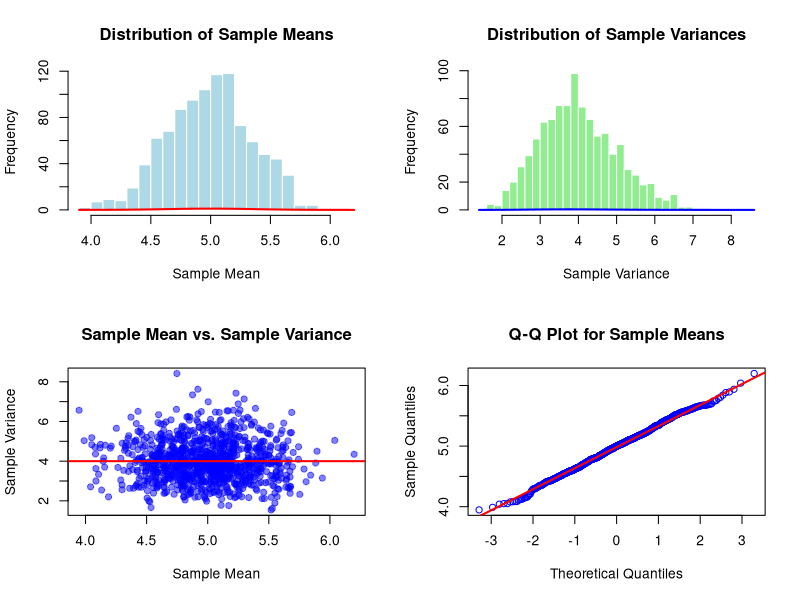

Reproduce this figure in R.
# Parameters
mu <- 5
sigma <- 2
n <- 30
N_sim <- 1000

# Initialize vectors
sample_means <- numeric(N_sim)
sample_vars <- numeric(N_sim)

# Simulation
set.seed(123)
for (i in 1:N_sim) {
    data <- rnorm(n, mean = mu, sd = sigma)
    # print(data)
    sample_means[i] <- mean(data)
    sample_vars[i] <- var(data)
}
# print(sample_means)
# print(sample_vars)
# Check correlation
correlation <- cor(sample_means, sample_vars)
print(paste("Correlation between sample mean and sample variance:", correlation))

# Graphical Output
par(mfrow = c(2, 2))

# Histogram of sample means
hist(sample_means, breaks = 30, col = "lightblue", main = "Distribution of Sample Means", xlab = "Sample Mean", border = "white")
curve(dnorm(x, mean = mu, sd = sigma / sqrt(n)), add = TRUE, col = "red", lwd = 2)

# Histogram of sample variances
hist(sample_vars, breaks = 30, col = "lightgreen", main = "Distribution of Sample Variances", xlab = "Sample Variance", border = "white")
curve(dchisq((x * (n - 1)) / sigma^2, df = n - 1) * (n - 1) / sigma^2, add = TRUE, col = "blue", lwd = 2)

# Scatterplot of sample means vs. sample variances
plot(sample_means, sample_vars, pch = 19, col = rgb(0, 0, 1, 0.5), main = "Sample Mean vs. Sample Variance", xlab = "Sample Mean", ylab = "Sample Variance")
abline(h = sigma^2, col = "red", lwd = 2)

# Q-Q plot for sample means
qqnorm(sample_means, main = "Q-Q Plot for Sample Means", col = "blue")
qqline(sample_means, col = "red", lwd = 2)
